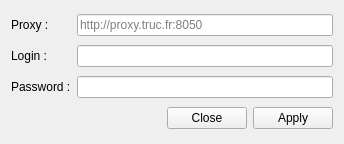
<?xml version="1.0" encoding="UTF-8"?>
<ui version="4.0">
 <class>Proxy_window</class>
 <widget class="QWidget" name="Proxy_window">
  <property name="geometry">
   <rect>
    <x>0</x>
    <y>0</y>
    <width>344</width>
    <height>144</height>
   </rect>
  </property>
  <property name="contextMenuPolicy">
   <enum>Qt::DefaultContextMenu</enum>
  </property>
  <property name="windowTitle">
   <string>Proxy</string>
  </property>
  <layout class="QGridLayout" name="gridLayout">
   <item row="0" column="0">
    <widget class="QLabel" name="label_proxy">
     <property name="text">
      <string>Proxy :</string>
     </property>
    </widget>
   </item>
   <item row="0" column="2">
    <widget class="QLineEdit" name="lineEdit_proxy">
     <property name="inputMask">
      <string/>
     </property>
     <property name="text">
      <string/>
     </property>
     <property name="frame">
      <bool>true</bool>
     </property>
     <property name="placeholderText">
      <string>http://proxy.truc.fr:8050</string>
     </property>
    </widget>
   </item>
   <item row="1" column="0" colspan="2">
    <widget class="QLabel" name="label_login_proxy">
     <property name="text">
      <string>Login :</string>
     </property>
    </widget>
   </item>
   <item row="1" column="2">
    <widget class="QLineEdit" name="lineEdit_login_proxy"/>
   </item>
   <item row="2" column="0" colspan="2">
    <widget class="QLabel" name="label_password_proxy">
     <property name="text">
      <string>Password :</string>
     </property>
    </widget>
   </item>
   <item row="2" column="2">
    <widget class="QLineEdit" name="lineEdit_password_proxy"/>
   </item>
   <item row="3" column="1" colspan="2">
    <widget class="QDialogButtonBox" name="buttonBox_proxy">
     <property name="standardButtons">
      <set>QDialogButtonBox::Apply|QDialogButtonBox::Close</set>
     </property>
     <property name="centerButtons">
      <bool>false</bool>
     </property>
    </widget>
   </item>
  </layout>
 </widget>
 <resources/>
 <connections/>
</ui>
